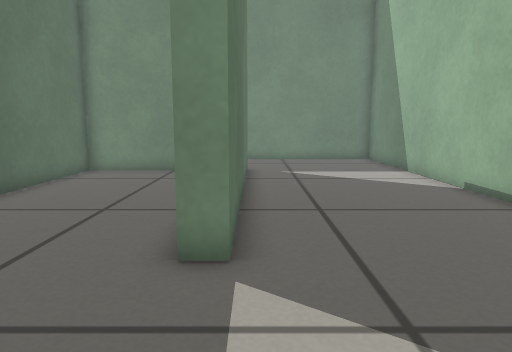
view 1 (above)

17 first-person views from a walk through a robot-simulator world made for Gazebo. The camera is 0.39 m above the floor, tilts 8° down and sees 70° across. The floor is counted in squares, 0.2 m on a side. Each view is taken from the middle of a square. On the plan, view 1 faces up. The plan holds only what a view shows up to about 18 squares ahead; the rest is blank.

view 2
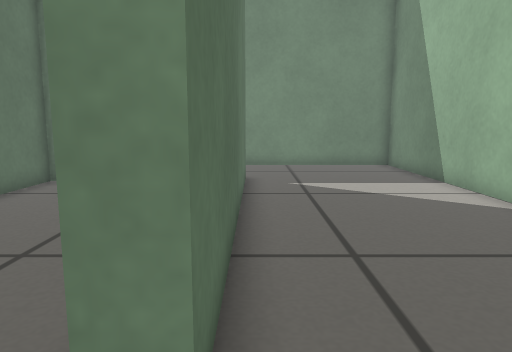

view 3
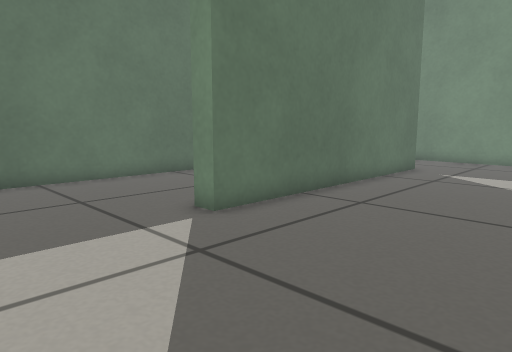

view 4
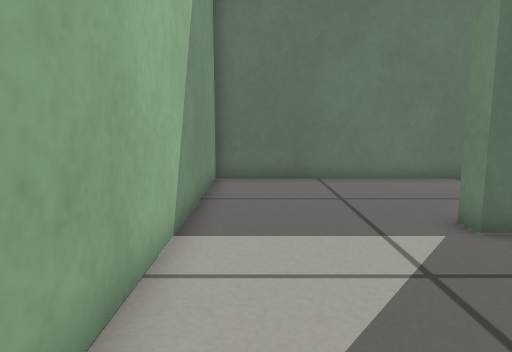

view 5
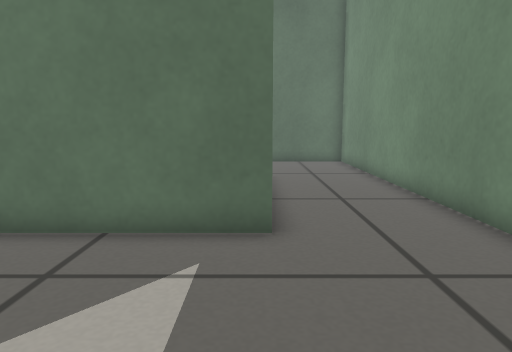

view 6
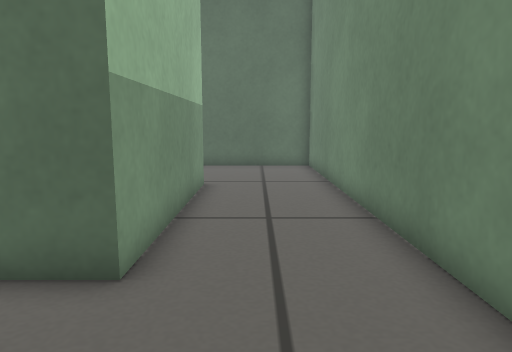

view 7
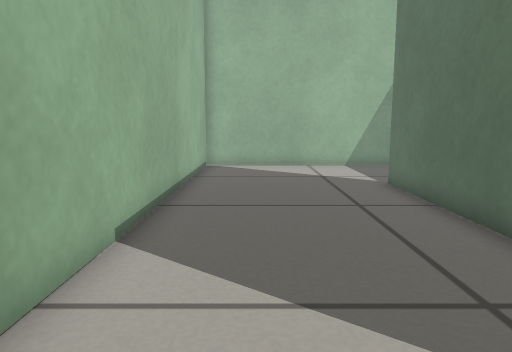

view 8
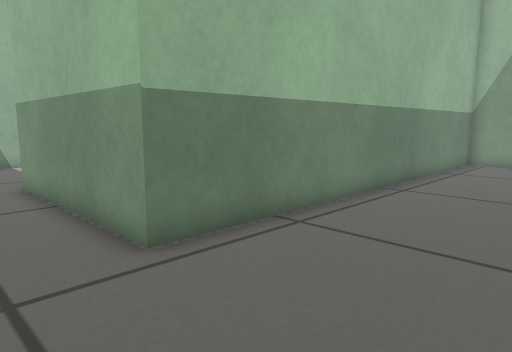

view 9
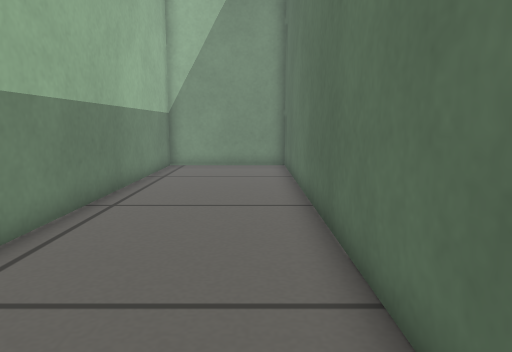

view 10
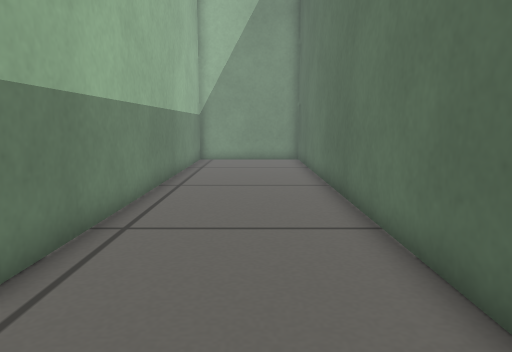

view 11
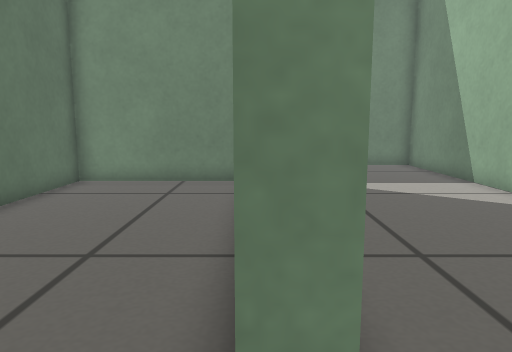

view 12
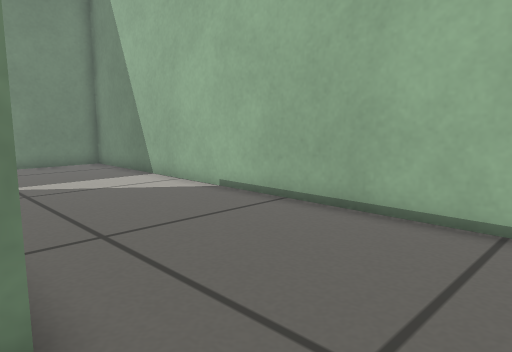

view 13
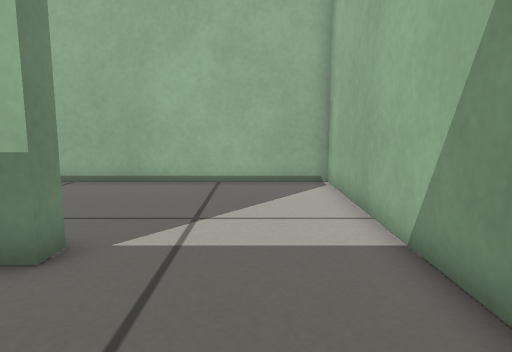

view 14
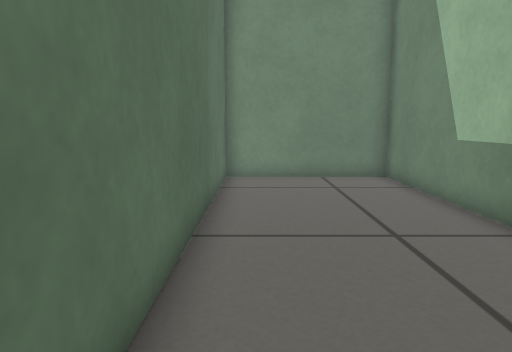

view 15
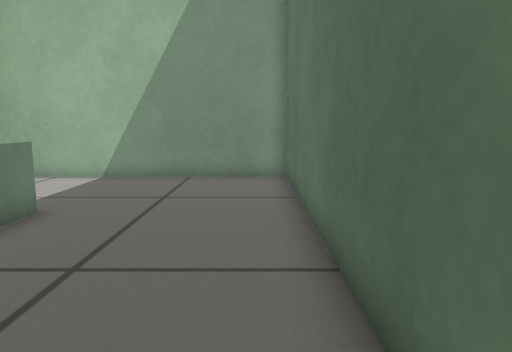

view 16
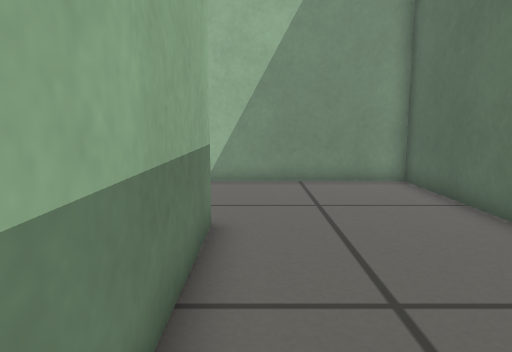

view 17
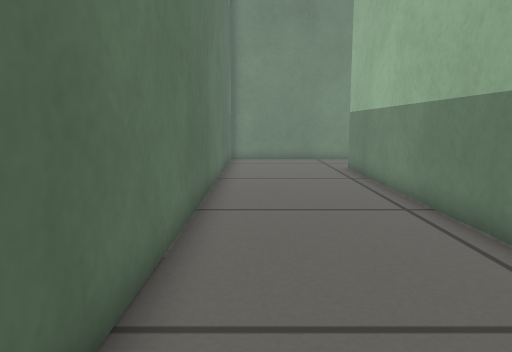

### Floor plan
Points are (right, up) in squares from view 1. A wall is a line through its corners. A room is listed if a view was taken in it or the views show most of it. See-through windows are left out.
Room 1 (views 1, 2, 3, 4, 5, 6, 7, 8, 9, 10, 17)
walls: (-0.6, -0.5) (6.4, -0.5) (6.4, 20.5) (-13.4, 20.5) (-13.4, -0.5) (-7.9, -0.5) (-7.9, 16.3) (-0.4, 16.3) (-0.4, 5)
ways out: opening at (-1, 2.5) to room 2
Room 2 (views 11, 12, 13, 14, 15, 16)
walls: (-0.4, 5) (-1.1, 5) (-1.1, 15.5) (-7.1, 15.5) (-7.1, -0.5) (-0.6, -0.5)
ways out: opening at (-1, 2.5) to room 1

Where each view was taken, in squares from view 1:
view 1: 0 up, 0 right, facing up
view 2: 3 up, 0 right, facing up
view 3: 0 up, 6 right, facing up-left
view 4: 1 up, 6 right, facing left
view 5: 16 up, 6 right, facing left
view 6: 18 up, 4 right, facing left
view 7: 17 up, 4 right, facing down
view 8: 19 up, 13 left, facing down-right
view 9: 17 up, 12 left, facing down
view 10: 20 up, 11 left, facing down
view 11: 3 up, 1 left, facing up
view 12: 2 up, 1 left, facing up-right
view 13: 2 up, 6 left, facing right
view 14: 2 up, 6 left, facing up
view 15: 13 up, 6 left, facing down
view 16: 12 up, 2 left, facing down
view 17: 0 up, 12 left, facing up
